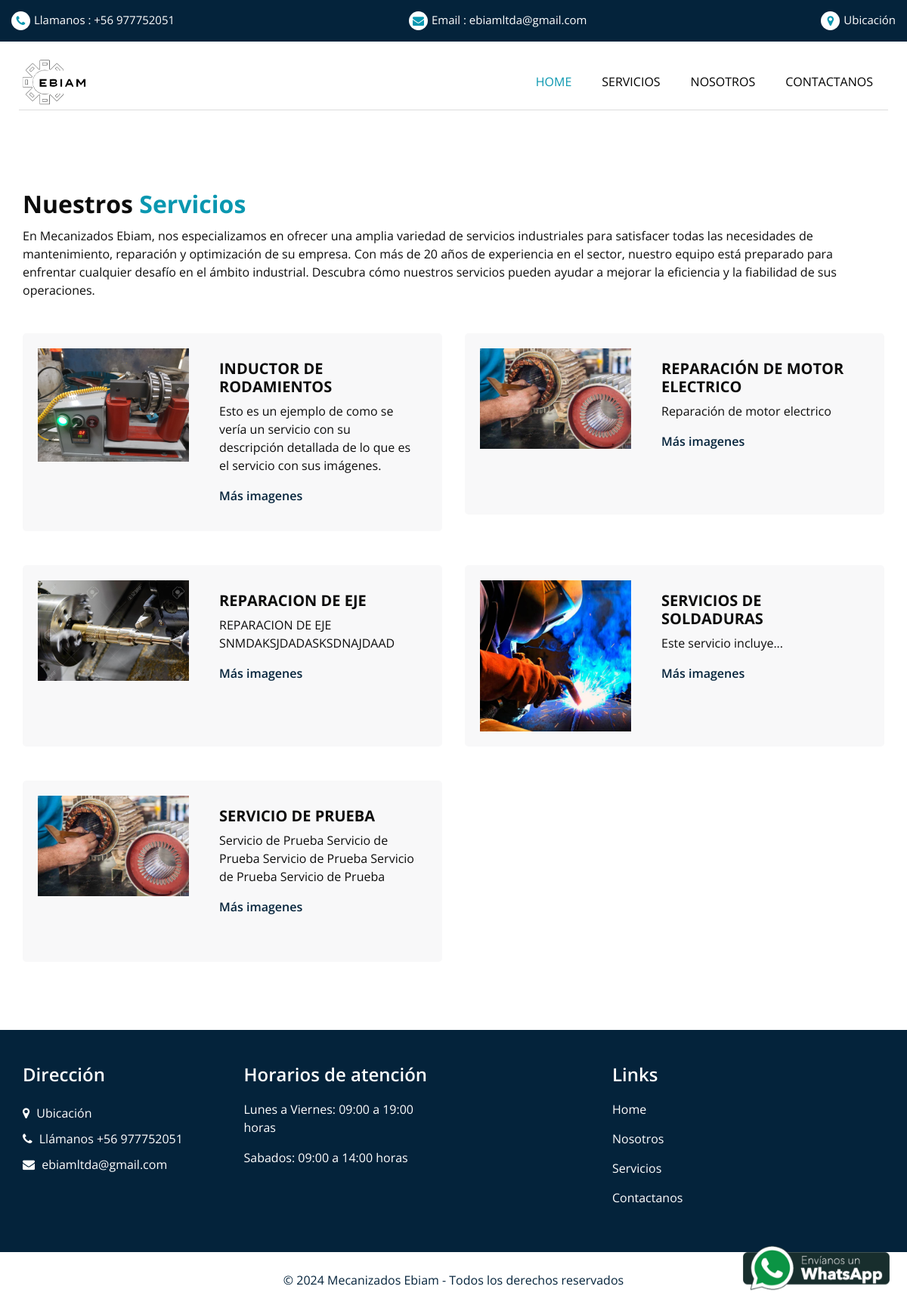
The app's page /service/ with its own data.
### core/models.py (models this page shows, shortened)
class Servicio(models.Model):
    nombre = models.CharField(max_length=100, unique=True)
    descripcion = models.TextField()
    imagen_principal = models.ImageField(upload_to='servicios_imagen/', null=True, blank=True)

### core/views.py (the view)
# urls.py: path('service/', listar_servicios, name="service"),
def listar_servicios(request):
    servicios = Servicio.objects.all()
    aux = {
        'lista' : servicios
    }
    return render(request, 'core/service.html', aux)

### core/templates/core/service.html (shortened to what this page needs)
{% extends 'core/base.html' %}
{% load static %}
{% block contenido %}
    <section class="service_section layout_padding">
        <div class="service_container">
        <div class="container ">
            <div class="heading_container" id="ver_servicios">
            <h2>
                Nuestros <span>Servicios</span>
            </h2>
            <p>
                En Mecanizados Ebiam, nos especializamos en ofrecer una amplia variedad de servicios industriales para satisfacer todas las necesidades de mantenimiento, reparación y optimización de su empresa. Con más de 20 años de experiencia en el sector, nuestro equipo está preparado para enfrentar cualquier desafío en el ámbito industrial. Descubra cómo nuestros servicios pueden ayudar a mejorar la eficiencia y la fiabilidad de sus operaciones.
            </p>
            </div>
            <div class="row ">
                {% for aux in lista %}
                <div class="col-md-6">
                    <div class="box">
                        <div class="img-box">
                            <a href="{{ aux.imagen_principal.url }}" data-fancybox="gallery-{{ aux.id }}" data-caption="{{ aux.nombre }}">
                                <img src="{{ aux.imagen_principal.url }}" alt="{{ aux.nombre }}">
                            </a>
                        </div>
                        <div class="detail-box">
                            <h5>{{ aux.nombre }}</h5>
                            <p>{{ aux.descripcion }}</p>
                            <a href="#" data-fancybox="gallery-{{ aux.id }}" data-caption="{{ aux.nombre }}" data-gallery="{{ aux.id }}">Más imagenes</a>
                        </div>
                    </div>
                </div>
                {% endfor %}
            </div>
        </div>
        </div>
    </section>
{% endblock %}

### core/templates/core/base.html (shortened to what this page needs)
<!DOCTYPE html>
<html>
{% load static %}
<head>
  <link rel="stylesheet" type="text/css" href="{% static 'core/css/bootstrap.css' %}" />
  <link rel="stylesheet" type="text/css" href="https://cdnjs.cloudflare.com/ajax/libs/OwlCarousel2/2.3.4/assets/owl.carousel.min.css" />
  <link href="{% static 'core/css/font-awesome.min.css' %}" rel="stylesheet" />
  <link href="{% static 'core/css/style.css' %}" rel="stylesheet" />
  <link href="{% static 'core/css/responsive.css' %}" rel="stylesheet" />
    <link rel="stylesheet" href="https://cdnjs.cloudflare.com/ajax/libs/fancybox/3.5.7/jquery.fancybox.min.css" />
</head>
<body>
    <div class="hero_area">
        <header class="header_section">
        <div class="header_top">
            <div class="container-fluid ">
            <div class="contact_nav">
                <a href="">
                <i class="fa fa-phone" aria-hidden="true"></i>
                <span>
                    Llamanos : +56 977752051
                </span>
                </a>
                <a href="">
                <i class="fa fa-envelope" aria-hidden="true"></i>
                <span>
                    Email : ebiamltda@gmail.com
                </span>
                </a>
                <a href="/contact#ubicacion">
                <i class="fa fa-map-marker" aria-hidden="true"></i>
                <span>
                    Ubicación
                </span>
                </a>
            </div>
            </div>
        </div>
        <div class="header_bottom">
            <div class="container-fluid">
            <nav class="navbar navbar-expand-lg custom_nav-container ">
                <a class="navbar-brand" href="{% url 'index' %}">
                    <img src="{% static 'core/images/logo_ebiam2.png' %}" alt="" class="logo-image">
                </a>
                <div class="collapse navbar-collapse" id="navbarSupportedContent">
                <ul class="navbar-nav  ">
                    <li class="nav-item active">
                    <a class="nav-link" href="{% url 'index' %}">Home <span class="sr-only">(current)</span></a>
                    </li>
                    <li class="nav-item">
                    <a class="nav-link" href="{% url 'service' %}">Servicios</a>
                    </li>
                    <li class="nav-item">
                    <a class="nav-link" href="{% url 'about' %}"> Nosotros</a>
                    </li>
                    <li class="nav-item">
                    <a class="nav-link" href="{% url 'contact' %}">Contactanos</a>
                    </li>
                </ul>
                </div>
            </nav>
            </div>
        </div>
        </header>
    <a href="https://wa.me/56977752051" target="_blank" class="whatsapp-button">
        <img src="{% static 'core/images/envianos_un_whatsapp.png' %}" alt="Envianos un whatsapp">
    </a>
    {% block contenido %}
    {% endblock %}
    <section class="info_section layout_padding2">
        <div class="container">
            <div class="row">
            <div class="col-md-6 col-lg-3 info_col">
                <div class="info_contact">
                <h4>
                    Dirección
                </h4>
                <div class="contact_link_box">
                    <a href="/contact#ubicacion">
                    <i class="fa fa-map-marker" aria-hidden="true"></i>
                    <span>
                        Ubicación
                    </span>
                    </a>
                    <a href="https://wa.me/56977752051">
                    <i class="fa fa-phone" aria-hidden="true"></i>
                    <span>
                        Llámanos +56 977752051
                    </span>
                    </a>
                    <a href="">
                    <i class="fa fa-envelope" aria-hidden="true"></i>
                    <span>
                        ebiamltda@gmail.com
                    </span>
                    </a>
                </div>
                </div>
            </div>
            <div class="col-md-6 col-lg-3 info_col">
                <div class="info_detail">
                <h4>
                    Horarios de atención
                </h4>
                <p>
                    Lunes a Viernes: 09:00 a 19:00 horas
                </p>
                <p>
                    Sabados: 09:00 a 14:00 horas
                </p>
                </div>
            </div>
            <div class="col-md-6 col-lg-2 mx-auto info_col">
                <div class="info_link_box">
                <h4>
                    Links
                </h4>
                <div class="info_links">
                    <a class="active" href="{% url 'index' %}">
                    Home
                    </a>
                    <a class="" href="{% url 'about' %}">
                    Nosotros
                    </a>
                    <a class="" href="{% url 'service' %}">
                    Servicios
                    </a>
                    <a class="" href="{% url 'contact' %}">
                    Contactanos
                    </a>
                </div>
                </div>
            </div>
            </div>
        </div>
        </section>
    <section class="footer_section">
        <div class="container">
        <p>
            &copy; <span id="displayYear"></span> Mecanizados Ebiam - Todos los derechos reservados
        </p>
        </div>
    </section>
</body>
</html>

### static/core/css/responsive.css (style rules this page uses)
@media (min-width: 1200px) { .container { max-width: 1170px; } }

### records on screen
Servicio: imagen_principal (picture), nombre "INDUCTOR DE RODAMIENTOS", descripcion "Esto es un ejemplo de como se vería un servicio con su descripción detallada de lo que es el servicio con sus imágenes."
Servicio: imagen_principal (picture), nombre "REPARACIÓN DE MOTOR ELECTRICO", descripcion "Reparación de motor electrico"
Servicio: imagen_principal (picture), nombre "REPARACION DE EJE", descripcion "REPARACION DE EJE SNMDAKSJDADASKSDNAJDAAD"
Servicio: imagen_principal (picture), nombre "SERVICIOS DE SOLDADURAS", descripcion "Este servicio incluye..."
Servicio: imagen_principal (picture), nombre "SERVICIO DE PRUEBA", descripcion "Servicio de Prueba Servicio de Prueba Servicio de Prueba Servicio de Prueba Servicio de Prueba"
